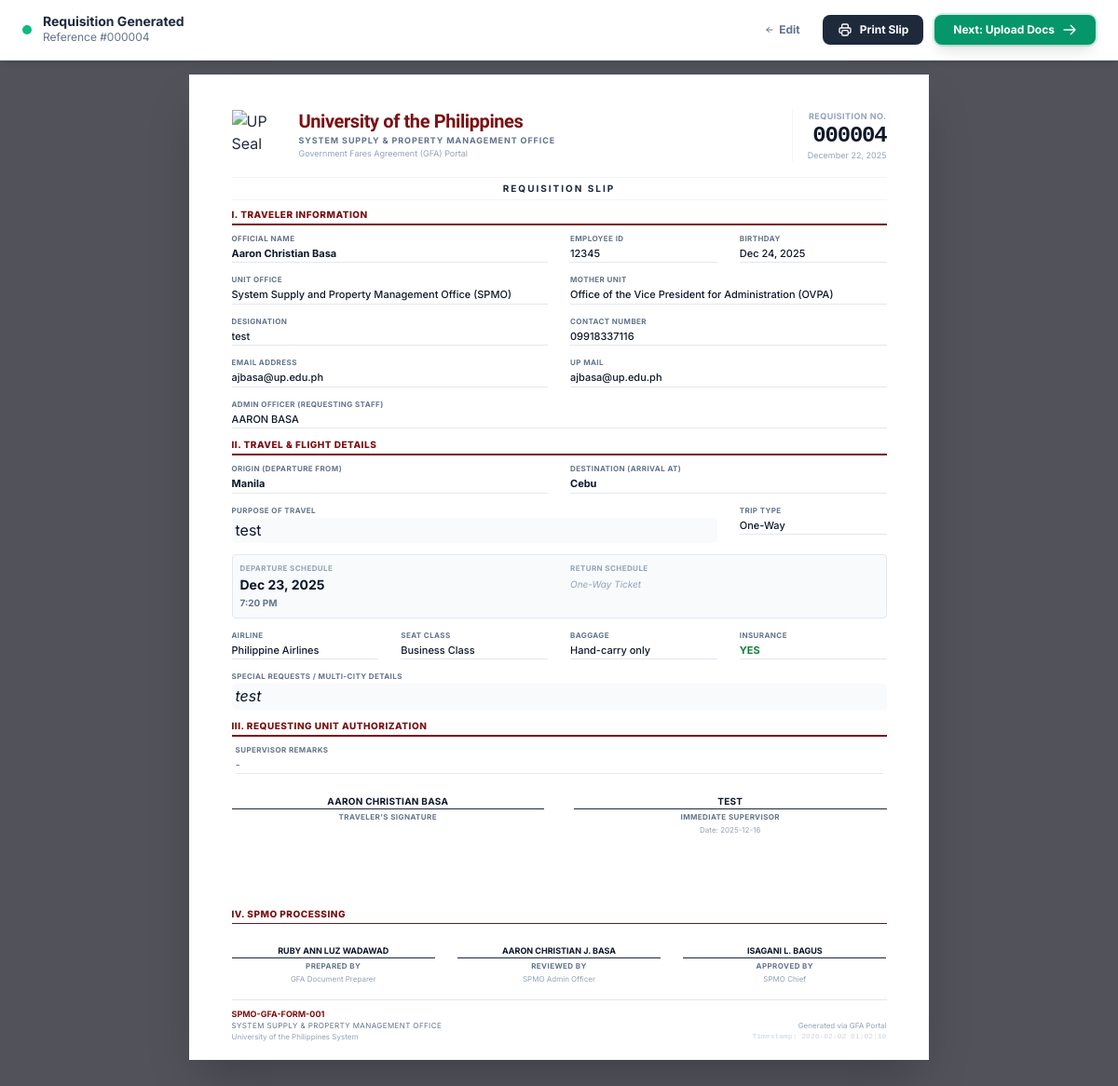
The page /print/4/ (signed in) on the database its author committed.
### travel/models.py (models this page shows, shortened)
class BookingRequest(models.Model):
    created_by = models.ForeignKey(User, on_delete=models.CASCADE, null=True, blank=True, related_name='bookings')
    email = models.EmailField(verbose_name="Email Address")
    full_name = models.CharField(max_length=200, verbose_name="Official Name of Traveler")
    employee_id = models.CharField(max_length=50, verbose_name="Employee ID")
    unit_office = models.CharField(max_length=100, choices=OFFICE_CHOICES, verbose_name="Unit Office")
    mother_unit = models.CharField(max_length=100, choices=MOTHER_UNIT_CHOICES, verbose_name="Mother Unit")
    birthday = models.DateField(verbose_name="Birthday")
    designation = models.CharField(max_length=100, verbose_name="Designation")
    up_mail = models.EmailField(verbose_name="UP Mail")
    contact_number = models.CharField(max_length=50, verbose_name="Contact Phone Number")
    admin_officer = models.CharField(max_length=200, verbose_name="Admin Officer (Requesting Staff)")
    purpose = models.TextField(verbose_name="Purpose of Travel")
    trip_type = models.CharField(max_length=20, choices=TRIP_TYPE_CHOICES, default='ROUND_TRIP')
    origin = models.CharField(max_length=255, verbose_name="Origin (Departure From)", default="Manila")
    destination_details = models.CharField(max_length=255, verbose_name="Destination (Arrival At)")
    departure_date = models.DateField()
    departure_time = models.TimeField(verbose_name="Specific Time (Departure)")
    return_date = models.DateField(blank=True, null=True)
    return_time = models.TimeField(blank=True, null=True, verbose_name="Specific Time (Return)")
    is_official = models.BooleanField(default=False, verbose_name="Is this Travel Official and Approved?")
    airline = models.CharField(max_length=20, choices=AIRLINE_CHOICES)
    seat_class = models.CharField(max_length=20, choices=CLASS_CHOICES, default='ECONOMY')
    avail_insurance = models.BooleanField(default=False, verbose_name="Avail Travel Insurance?")
    baggage_type = models.CharField(max_length=20, choices=BAGGAGE_CHOICES, default='HAND_CARRY')
    special_requests = models.TextField(blank=True, null=True)
    supervisor_name = models.CharField(max_length=200, verbose_name="Immediate Supervisor's Name")
    supervisor_email = models.EmailField(verbose_name="Supervisor's Email")
    approval_date = models.DateField(verbose_name="Date of Approval")
    remarks = models.TextField(blank=True, null=True)
    agreed_to_policy = models.BooleanField(default=False, verbose_name="I hereby certify that information is true")
    doc_signed_slip = models.FileField(upload_to='docs/ris/', blank=True, null=True, verbose_name="Signed Requisition Slip (RIS)")
    doc_travel_order = models.FileField(upload_to='docs/to/', blank=True, null=True, verbose_name="Approved Travel Order")
    doc_gov_id = models.FileField(upload_to='docs/ids/', blank=True, null=True, verbose_name="Government Issued ID")
    doc_itinerary = models.FileField(upload_to='docs/itin/', blank=True, null=True, verbose_name="Itinerary / Invitation Letter")
    doc_previous_gfa = models.FileField(upload_to='docs/prev/', blank=True, null=True, verbose_name="Previous GFA (If Rebooking)")
    booking_reference_no = models.CharField(max_length=50, blank=True, null=True, verbose_name="Airline Booking Ref / PNR")
    total_amount = models.DecimalField(max_digits=10, decimal_places=2, null=True, blank=True, verbose_name="Total Ticket Cost (PHP)")
    doc_flight_ticket = models.FileField(upload_to='docs/tickets/', blank=True, null=True, verbose_name="Official Airline Ticket")
    doc_voucher = models.FileField(upload_to='docs/vouchers/', blank=True, null=True, verbose_name="Hotel/Other Voucher")
    admin_instructions = models.TextField(blank=True, null=True, help_text="Instructions for the traveler")
    ticket_issued_at = models.DateTimeField(null=True, blank=True)
    status = models.CharField(max_length=20, choices=STATUS_CHOICES, default='DRAFT')
    created_at = models.DateTimeField(auto_now_add=True)

### travel/views.py (the view)
# urls.py: path('print/<int:pk>/', views.print_requisition, name='print_requisition'),
@login_required
def print_requisition(request, pk):
    booking = get_object_or_404(BookingRequest, pk=pk)
    return render(request, 'travel/requisition_slip.html', {'booking': booking})

### travel/templates/travel/requisition_slip.html (shortened to what this page needs)
<!DOCTYPE html>
<html lang="en">
<head>
    <script src="https://cdn.tailwindcss.com"></script>
</head>
<body>
    <div class="no-print fixed top-0 left-0 right-0 bg-white border-b border-slate-200 px-6 py-4 flex justify-between items-center shadow-md z-50">
        <div class="flex items-center gap-3">
            <div class="bg-emerald-500 w-2.5 h-2.5 rounded-full animate-pulse"></div>
            <div>
                <h2 class="text-sm font-bold text-slate-800 leading-none">Requisition Generated</h2>
                <p class="text-xs text-slate-500 mt-0.5">Reference #{{ booking.id|stringformat:"06d" }}</p>
            </div>
        </div>
        <div class="flex items-center gap-3">
            <a href="{% url 'gfa_create' %}" class="text-slate-500 hover:text-slate-700 text-xs font-bold px-3 py-2 rounded transition flex items-center gap-1">
                <svg class="w-3 h-3" fill="none" stroke="currentColor" viewBox="0 0 24 24"><path stroke-linecap="round" stroke-linejoin="round" stroke-width="2" d="M11 17l-5-5m0 0l5-5m-5 5h12"></path></svg>
                Edit
            </a>
            <button onclick="window.print()" class="bg-slate-800 text-white px-4 py-2 rounded-lg text-xs font-bold hover:bg-slate-700 transition flex items-center gap-2 shadow-sm">
                Print Slip
            </button>
            <a href="{% url 'gfa_upload' booking.id %}" class="bg-emerald-600 text-white px-5 py-2 rounded-lg text-xs font-bold hover:bg-emerald-700 transition flex items-center gap-2 shadow-lg ring-2 ring-emerald-500/20 transform hover:-translate-y-0.5">
                Next: Upload Docs
                <svg class="w-4 h-4" fill="none" stroke="currentColor" viewBox="0 0 24 24"><path stroke-linecap="round" stroke-linejoin="round" stroke-width="2" d="M14 5l7 7m0 0l-7 7m7-7H3"></path></svg>
            </a>
        </div>
    </div>
    <div class="paper shadow-2xl">
        <div class="flex justify-between items-center pb-4">
            <div class="flex gap-4 items-center">
                <img src="https://upload.wikimedia.org/wikipedia/en/3/3a/University_of_the_Philippines_Seal.svg" alt="UP Seal" class="w-14 h-14 opacity-90">
                <div>
                    <h1 class="text-xl font-bold text-[#7b1113] leading-none">University of the Philippines</h1>
                    <div class="text-[9px] font-bold uppercase tracking-widest text-slate-500 mt-1">System Supply & Property Management Office</div>
                    <div class="text-[9px] text-slate-400">Government Fares Agreement (GFA) Portal</div>
                </div>
            </div>
            <div class="text-right border-l pl-4 border-slate-100">
                <div class="text-[9px] font-bold text-slate-400 uppercase tracking-wider mb-0.5">Requisition No.</div>
                <div class="text-2xl font-mono font-bold text-slate-900 leading-none tracking-tighter">{{ booking.id|stringformat:"06d" }}</div>
                <div class="text-[9px] text-slate-400 mt-0.5">{{ booking.created_at|date:"F d, Y" }}</div>
            </div>
        </div>
        <div class="text-center py-1 border-t border-b border-slate-100 mb-2">
            <h2 class="text-[10px] font-bold uppercase tracking-[0.2em] text-slate-800">Requisition Slip</h2>
        </div>
        <div class="pb-[65mm]">
            <div class="section-header mt-0">I. Traveler Information</div>
            <div class="grid grid-cols-4 gap-x-6 gap-y-3">
                <div class="col-span-2">
                    <div class="label">Official Name</div>
                    <div class="value font-bold">{{ booking.full_name }}</div>
                </div>
                <div>
                    <div class="label">Employee ID</div>
                    <div class="value">{{ booking.employee_id }}</div>
                </div>
                <div>
                    <div class="label">Birthday</div>
                    <div class="value">{{ booking.birthday|date:"M d, Y" }}</div>
                </div>
                <div class="col-span-2">
                    <div class="label">Unit Office</div>
                    <div class="value">{{ booking.get_unit_office_display }}</div>
                </div>
                <div class="col-span-2">
                    <div class="label">Mother Unit</div>
                    <div class="value">{{ booking.get_mother_unit_display }}</div>
                </div>
                <div class="col-span-2">
                    <div class="label">Designation</div>
                    <div class="value">{{ booking.designation }}</div>
                </div>
                <div class="col-span-2">
                    <div class="label">Contact Number</div>
                    <div class="value">{{ booking.contact_number }}</div>
                </div>
                <div class="col-span-2">
                    <div class="label">Email Address</div>
                    <div class="value">{{ booking.email }}</div>
                </div>
                <div class="col-span-2">
                    <div class="label">UP Mail</div>
                    <div class="value">{{ booking.up_mail|default:"-" }}</div>
                </div>
                <div class="col-span-4">
                    <div class="label">Admin Officer (Requesting Staff)</div>
                    <div class="value">{{ booking.admin_officer }}</div>
                </div>
            </div>
            <div class="section-header">II. Travel & Flight Details</div>
            <div class="grid grid-cols-4 gap-x-6 gap-y-3">
                <div class="col-span-2">
                    <div class="label">Origin (Departure From)</div>
                    <div class="value font-bold">{{ booking.origin }}</div>
                </div>
                <div class="col-span-2">
                    <div class="label">Destination (Arrival At)</div>
                    <div class="value font-bold">{{ booking.destination_details }}</div>
                </div>
                <div class="col-span-3">
                    <div class="label">Purpose of Travel</div>
                    <div class="value-multiline">{{ booking.purpose }}</div>
                </div>
                <div>
                    <div class="label">Trip Type</div>
                    <div class="value">{{ booking.get_trip_type_display }}</div>
                </div>
                <div class="col-span-4 grid grid-cols-2 gap-6 bg-slate-50 p-2 rounded border border-slate-200">
                    <div>
                        <div class="label text-slate-400">Departure Schedule</div>
                        <div class="text-sm font-bold text-slate-900">{{ booking.departure_date|date:"M d, Y" }}</div>
                        <div class="text-[10px] text-slate-500 font-bold uppercase mt-0.5">{{ booking.departure_time|time:"g:i A" }}</div>
                    </div>
                    <div>
                        <div class="label text-slate-400">Return Schedule</div>
                        {% if booking.return_date %}
                            <div class="text-sm font-bold text-slate-900">{{ booking.return_date|date:"M d, Y" }}</div>
                            <div class="text-[10px] text-slate-500 font-bold uppercase mt-0.5">{{ booking.return_time|time:"g:i A" }}</div>
                        {% else %}
                            <div class="text-[10px] italic text-slate-400 mt-1">One-Way Ticket</div>
                        {% endif %}
                    </div>
                </div>
                <div>
                    <div class="label">Airline</div>
                    <div class="value">{{ booking.get_airline_display }}</div>
                </div>
                <div>
                    <div class="label">Seat Class</div>
                    <div class="value">{{ booking.get_seat_class_display }}</div>
                </div>
                <div>
                    <div class="label">Baggage</div>
                    <div class="value">{{ booking.get_baggage_type_display }}</div>
                </div>
                <div>
                    <div class="label">Insurance</div>
                    <div class="value font-bold {% if booking.avail_insurance %}text-green-700{% endif %}">
                        {% if booking.avail_insurance %}YES{% else %}NO{% endif %}
                    </div>
                </div>
                {% if booking.special_requests %}
                <div class="col-span-4">
                    <div class="label">Special Requests / Multi-City Details</div>
                    <div class="value-multiline italic">{{ booking.special_requests }}</div>
                </div>
                {% endif %}
            </div>
            <div class="section-header">III. Requesting Unit Authorization</div>
            <div class="mb-2 px-1">
                <div class="label">Supervisor Remarks</div>
                <div class="value italic text-slate-500 min-h-[14px]">{{ booking.remarks|default:"-" }}</div>
            </div>
            <div class="grid grid-cols-2 gap-8 mt-2">
                <div class="text-center">
                    <div class="sig-line">
                        <div class="text-[10px] font-bold uppercase text-slate-900 tracking-wide">{{ booking.full_name }}</div>
                    </div>
                    <div class="label">Traveler's Signature</div>
                </div>
                <div class="text-center">
                    <div class="sig-line relative">
                        <div class="text-[10px] font-bold uppercase text-slate-900 tracking-wide">{{ booking.supervisor_name }}</div>
                    </div>
                    <div class="label">Immediate Supervisor</div>
                    <div class="text-[8px] text-slate-400 mt-0.5">Date: {{ booking.approval_date|date:"Y-m-d" }}</div>
                </div>
            </div>
        </div>
        <div class="footer-locked">
            <div class="mb-4">
                <div class="section-header mt-0" style="border-bottom: 1px solid #7b1113;">IV. SPMO Processing</div>
                <div class="grid grid-cols-3 gap-6 mt-2">
                    <div class="text-center">
                        <div class="sig-line">
                            <div class="text-[9px] font-bold uppercase text-slate-900">RUBY ANN LUZ WADAWAD</div>
                        </div>
                        <div class="label">Prepared By</div>
                        <div class="text-[8px] text-slate-400">GFA Document Preparer</div>
                    </div>
                    <div class="text-center">
                        <div class="sig-line">
                            <div class="text-[9px] font-bold uppercase text-slate-900">AARON CHRISTIAN J. BASA</div>
                        </div>
                        <div class="label">Reviewed By</div>
                        <div class="text-[8px] text-slate-400">SPMO Admin Officer</div>
                    </div>
                    <div class="text-center">
                        <div class="sig-line">
                            <div class="text-[9px] font-bold uppercase text-slate-900">ISAGANI L. BAGUS</div>
                        </div>
                        <div class="label">Approved By</div>
                        <div class="text-[8px] text-slate-400">SPMO Chief</div>
                    </div>
                </div>
            </div>
            <div class="flex justify-between items-end border-t border-slate-200 pt-2">
                <div>
                    <div class="text-[9px] font-bold text-[#7b1113]">SPMO-GFA-FORM-001</div>
                    <div class="text-[8px] text-slate-500 uppercase tracking-wider">System Supply & Property Management Office</div>
                    <div class="text-[8px] text-slate-400">University of the Philippines System</div>
                </div>
                <div class="text-right">
                    <div class="text-[8px] text-slate-400">Generated via GFA Portal</div>
                    <div class="text-[8px] text-slate-300 font-mono">Timestamp: {% now "Y-m-d H:i:s" %}</div>
                </div>
            </div>
        </div>
    </div>
</body>
</html>

### rows shown on the page
BookingRequest: id "000004", created_at "December 22, 2025", full_name "Aaron Christian Basa", employee_id "12345", birthday "Dec 24, 2025", unit_office "System Supply and Property Management Office (SPMO)", mother_unit "Office of the Vice President for Administration (OVPA)", designation "test", contact_number "09918337116", email "ajbasa@up.edu.ph", up_mail "ajbasa@up.edu.ph", admin_officer "AARON BASA", origin "Manila", destination_details "Cebu", purpose "test", trip_type "One-Way", departure_date "Dec 23, 2025", departure_time "7:20 PM", airline "Philippine Airlines", seat_class "Business Class", baggage_type "Hand-carry only", special_requests "test", remarks "-", full_name "AARON CHRISTIAN BASA", supervisor_name "TEST", approval_date "2025-12-16"
